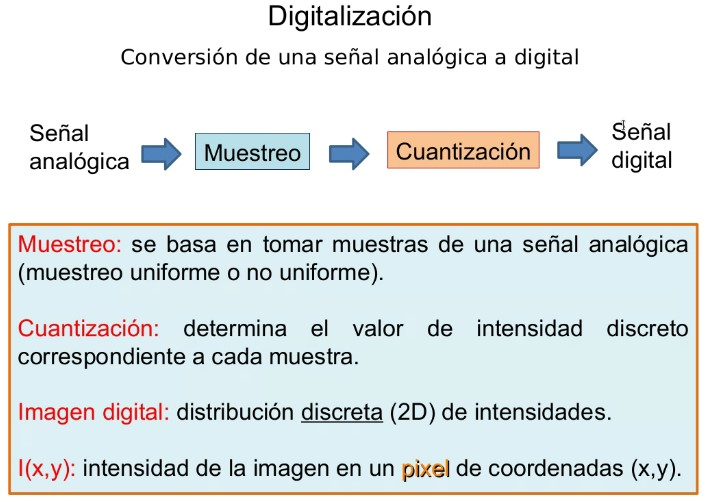
%> input picture Unidad 1/img/1.jpg, 708 x 500 px
$ octave ej12.m   (GNU Octave 9; MATLAB toolbox functions it lacks are replaced by stand-ins)
%> lines starting %> are read from the running program, lines starting %| are printed output that depends on the picture; in (x1, y1, x2, y2) boxes, pixels count from 0 and x2, y2 are one past the last pixel; in counts of white or black regions, pixels touching at a corner belong together; the program's own positions count from 1
### matlab/Unidad_2/sauvola.m
%SAUVOLA local thresholding.
%   BW = SAUVOLA(IMAGE) performs local thresholding of a two-dimensional
%   array IMAGE with Sauvola algorithm.
%
%   BW = SAUVOLA(IMAGE, [M N], THRESHOLD, PADDING) performs local
%   thresholding with M-by-N neighbourhood (default is 3-by-3) and
%   threshold THRESHOLD between 0 and 1 (default is 0.34).
%   To deal with border pixels the image is padded with one of
%   PADARRAY options (default is 'replicate').
%
%   Example
%   -------
%       imshow(sauvola(imread('eight.tif'), [150 150]));
%
%   See also PADARRAY, RGB2GRAY.

%   For method description see:
%       http://www.dfki.uni-kl.de/~shafait/papers/Shafait-efficient-binarization-SPIE08.pdf
%   Contributed by Jan Motl (jan@motl.us)
%   $Revision: 1.1 $  $Date: 2013/03/09 16:58:01 $

function output=sauvola(image, varargin)
% Initialization
numvarargs = length(varargin);      % only want 3 optional inputs at most
if numvarargs > 3
    error('myfuns:somefun2Alt:TooManyInputs', ...
     'Possible parameters are: (image, [m n], threshold, padding)');
end

optargs = {[3 3] 0.34 'replicate'}; % set defaults

optargs(1:numvarargs) = varargin;   % use memorable variable names
[window, k, padding] = optargs{:};

if ndims(image) ~= 2
    error('The input image must be a two-dimensional array.');
end

% Convert to double
image = double(image);

% Mean value
mean = averagefilter(image, window, padding);

% Standard deviation
meanSquare = averagefilter(image.^2, window, padding);
deviation = (meanSquare - mean.^2).^0.5;

% Sauvola
R = max(deviation(:));
threshold = mean.*(1 + k * (deviation / R-1));
output = (image > threshold);

### matlab/Unidad_2/averagefilter.m
function image=averagefilter(image, varargin)
%AVERAGEFILTER 2-D mean filtering.
%   B = AVERAGEFILTER(A) performs mean filtering of two dimensional
%   matrix A with integral image method. Each output pixel contains
%   the mean value of the 3-by-3 neighborhood around the corresponding
%   pixel in the input image.
%
%   B = AVERAGEFILTER(A, [M N]) filters matrix A with M-by-N neighborhood.
%   M defines vertical window size and N defines horizontal window size.
%
%   B = AVERAGEFILTER(A, [M N], PADDING) filters matrix A with the
%   predefinned padding. By default the matrix is padded with zeros to
%   be compatible with IMFILTER. But then the borders may appear distorted.
%   To deal with border distortion the PADDING parameter can be either
%   set to a scalar or a string:
%       'circular'    Pads with circular repetition of elements.
%       'replicate'   Repeats border elements of matrix A.
%       'symmetric'   Pads array with mirror reflections of itself.
%
%   Comparison
%   ----------
%   There are different ways how to perform mean filtering in MATLAB.
%   An effective way for small neighborhoods is to use IMFILTER:
%
%       I = imread('eight.tif');
%       meanFilter = fspecial('average', [3 3]);
%       J = imfilter(I, meanFilter);
%       figure, imshow(I), figure, imshow(J)
%
%   However, IMFILTER slows down with the increasing size of the
%   neighborhood while AVERAGEFILTER processing time remains constant.
%   And once one of the neighborhood dimensions is over 21 pixels,
%   AVERAGEFILTER is faster. Anyway, both IMFILTER and AVERAGEFILTER give
%   the same results.
%
%   Remarks
%   -------
%   The output matrix type is the same as of the input matrix A.
%   If either dimesion of the neighborhood is even, the dimension is
%   rounded down to the closest odd value.
%
%   Example
%   -------
%       I = imread('eight.tif');
%       J = averagefilter(I, [3 3]);
%       figure, imshow(I), figure, imshow(J)
%
%   See also IMFILTER, FSPECIAL, PADARRAY.

%   Contributed by Jan Motl (jan@motl.us)
%   $Revision: 1.2 $  $Date: 2013/02/13 16:58:01 $


% Parameter checking.
numvarargs = length(varargin);
if numvarargs > 2
    error('myfuns:somefun2Alt:TooManyInputs', ...
        'requires at most 2 optional inputs');
end

optargs = {[3 3] 0};            % set defaults for optional inputs
optargs(1:numvarargs) = varargin;
[window, padding] = optargs{:}; % use memorable variable names
m = window(1);
n = window(2);

if ~mod(m,2) m = m-1; end       % check for even window sizes
if ~mod(n,2) n = n-1; end

if (ndims(image)~=2)            % check for color pictures
    display('The input image must be a two dimensional array.')
    display('Consider using rgb2gray or similar function.')
    return
end

% Initialization.
[rows columns] = size(image);   % size of the image

% Pad the image.
imageP  = padarray(image, [(m+1)/2 (n+1)/2], padding, 'pre');
imagePP = padarray(imageP, [(m-1)/2 (n-1)/2], padding, 'post');

% Always use double because uint8 would be too small.
imageD = double(imagePP);

% Matrix 't' is the sum of numbers on the left and above the current cell.
t = cumsum(cumsum(imageD),2);

% Calculate the mean values from the look up table 't'.
imageI = t(1+m:rows+m, 1+n:columns+n) + t(1:rows, 1:columns)...
    - t(1+m:rows+m, 1:columns) - t(1:rows, 1+n:columns+n);

% Now each pixel contains sum of the window. But we want the average value.
imageI = imageI/(m*n);

% Return matrix in the original type class.
image = cast(imageI, class(image));

### matlab/Unidad_2/ej12.m
% 12) Aplíquele a una imagen grayscale la operación binarización de Sauvola.
% Compare los resultados con los obtenidos usando el método de Otsu.

% U(x,y): matriz umbral de binarización
% M(x,y): matriz de valores medios
% S(x,y): matriz de desvíos estándares de px pertenencientes a una...
% ... ventana Wxy centrada alrededor del pixel de coord x,y
% U(x,y) = M(x,y) * [1 + k * (S(x,y)/R - 1)]
% R es el valor máximo del desvío estándar (S)
% k (positivo) controla el valor del umbral en la ventana

[file, path] = uigetfile({'*.jpg';'*.JPG';'*.bmp';'*.tif'});
%> the answer given: ../../Unidad 1/img/1.jpg
dir = strcat(path,file);
info = imfinfo(dir);

switch info.ColorType
    case 'grayscale'
        I=imread(dir);
    case 'truecolor'
        rgb=imread(dir);
%> rgb is the input picture: size 500x708x3 uint8; mean R, G, B 222.6, 228.4, 228.7
        I=rgb2gray(rgb);
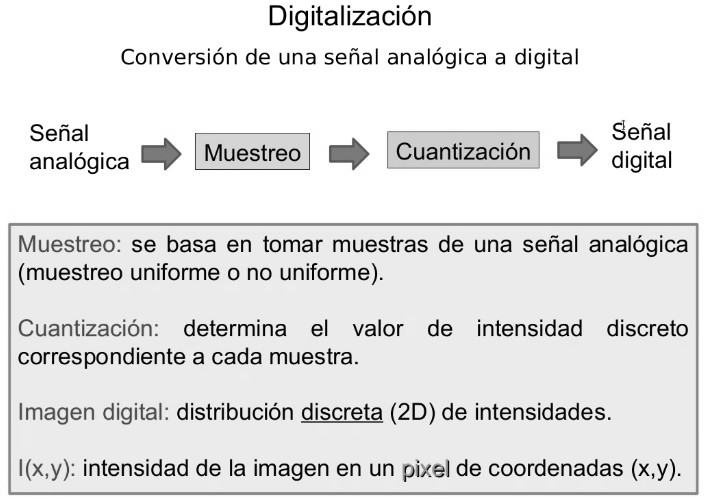
%> I: size 500x708 uint8; min 0, max 255, mean 226.7
    case 'indexed'
        [X,map]=imread(dir);
        I=ind2gray(X,map);
end

[m, n] = size(I);
%> m = 500; n = 708

% [17 lines of commented-out code are left out]

%% Comando de Sauvola
O2 = sauvola(I, [3 3]);
%> in sauvola, `[window, k, padding] = optargs{:};`: window = [3 3]; k = 0.34; padding = 'replicate'
%> in averagefilter, `numvarargs = length(varargin);`: numvarargs = 2
%> in averagefilter, `[window, padding] = optargs{:};`: window = [3 3]; padding = 'replicate'
%> in averagefilter, `m = window(1);`: m = 3
%> in averagefilter, `t = cumsum(cumsum(imageD),2);`:
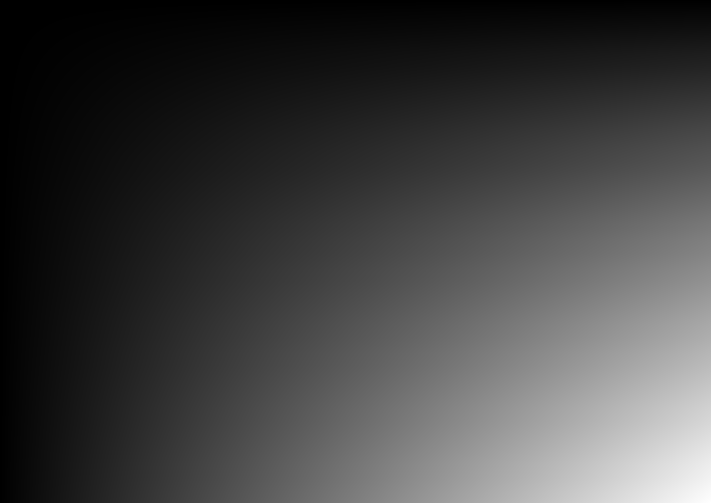
%> t: size 503x711 double; min 255, max 81162662, mean 20832790.5; drawn with min black and max white
%> in averagefilter (call 2), `imageI = t(1+m:rows+m, 1+n:columns+n) + t(1:rows, 1:columns) - t(1+m:r..`:
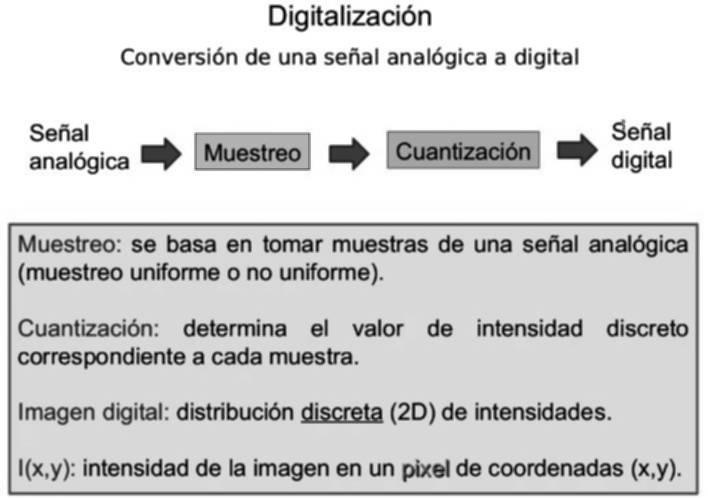
%> imageI: size 500x708 double; min 1746, max 585225, mean 487256.8; drawn with min black and max white
%> in sauvola, `deviation = (meanSquare - mean.^2).^0.5;`:
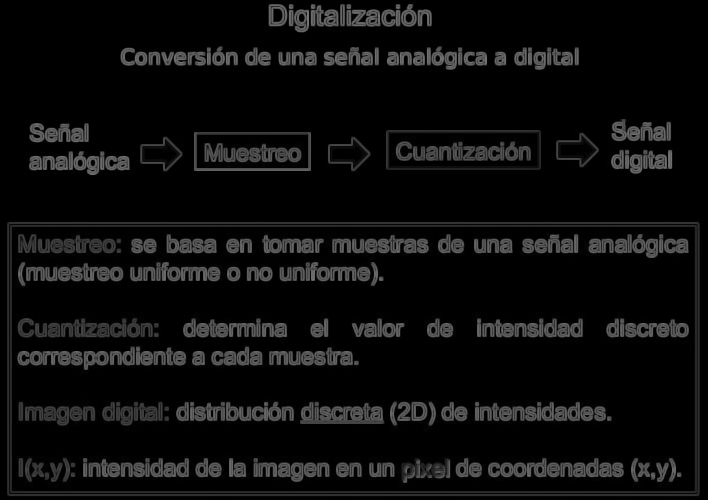
%> deviation: size 500x708 double; min 0, max 119.3, mean 13.1
%> in sauvola, `R = max(deviation(:));`: R = 119.3
%> in sauvola, `threshold = mean.*(1 + k * (deviation / R-1));`:
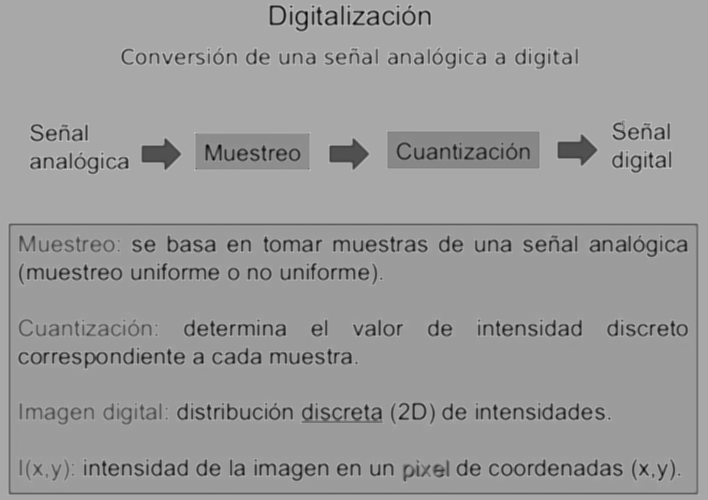
%> threshold: size 500x708 double; min 5.67, max 196.8, mean 155.2
%> in sauvola, `output = (image > threshold);`:
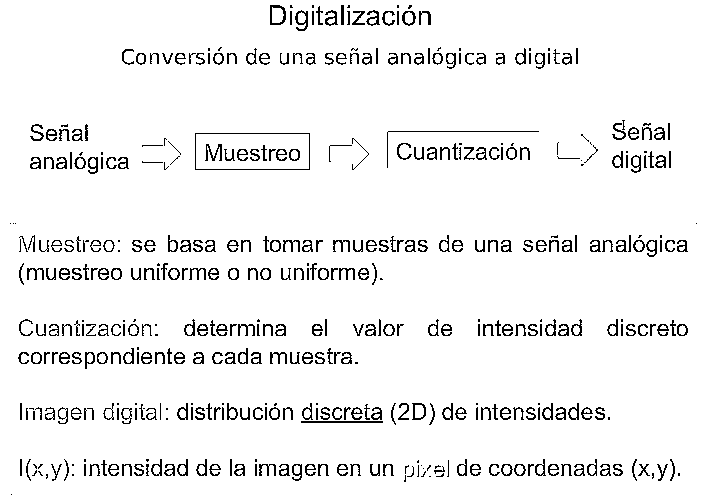
%> output: size 500x708 logical; 94.2% white; black in thin lines or dots

%% Con el amigo Otsu
th = graythresh(I);
%> th = 0.62
O3 = imbinarize(I, th);
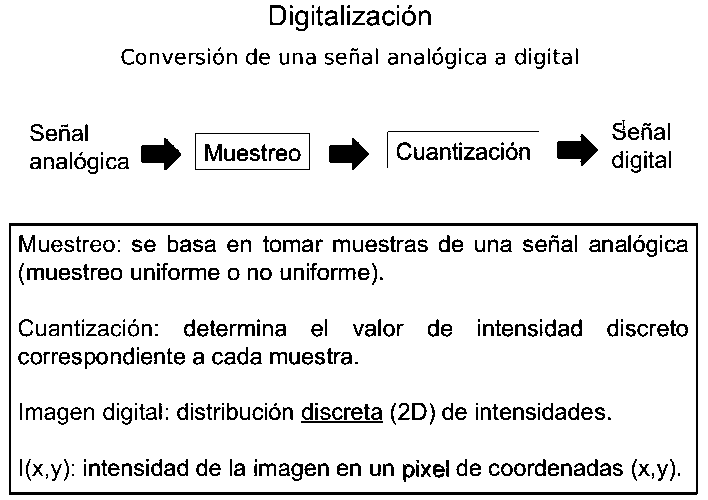
%> O3: size 500x708 logical; 90.9% white; black in thin lines or dots

%% Plots
subplot(2,2,1);
imshow(I);
title('Imagen original (grayscale)');

% subplot(2,2,2);
% imshow(O1);
% title('Sauvola a mano');

subplot(2,2,3);
imshow(O2);
title('Sauvola comando');

subplot(2,2,4);
imshow(O3);
title('Con Otsu');

$ run again, on Unidad 1/img/3.jpg
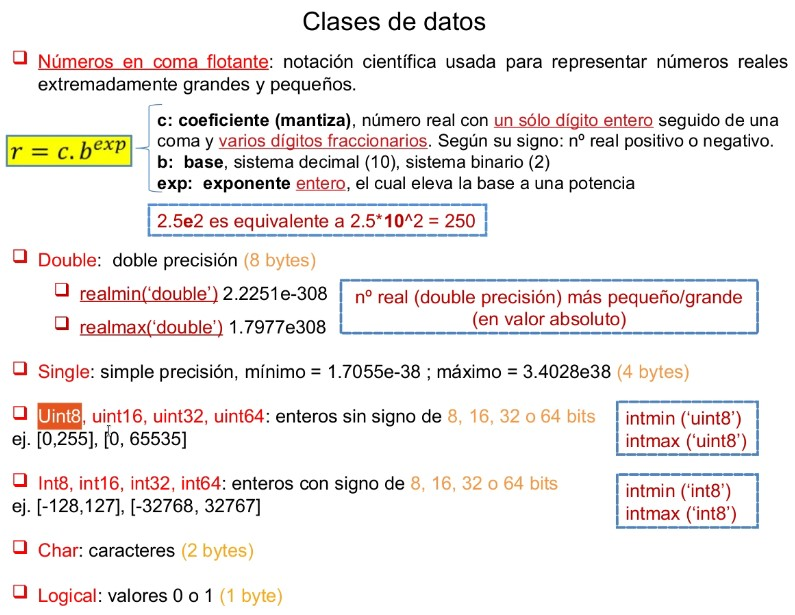
%> input picture Unidad 1/img/3.jpg, 795 x 615 px
%> rgb is the input picture: size 615x795x3 uint8; mean R, G, B 240.2, 236.7, 235.1
%> in sauvola, `[window, k, padding] = optargs{:};`: window = [3 3]; k = 0.34; padding = 'replicate'
%> in averagefilter, `numvarargs = length(varargin);`: numvarargs = 2
%> in averagefilter, `[window, padding] = optargs{:};`: window = [3 3]; padding = 'replicate'
%> in averagefilter, `m = window(1);`: m = 3
%> R = 122.4
%> in sauvola, `output = (image > threshold);`:
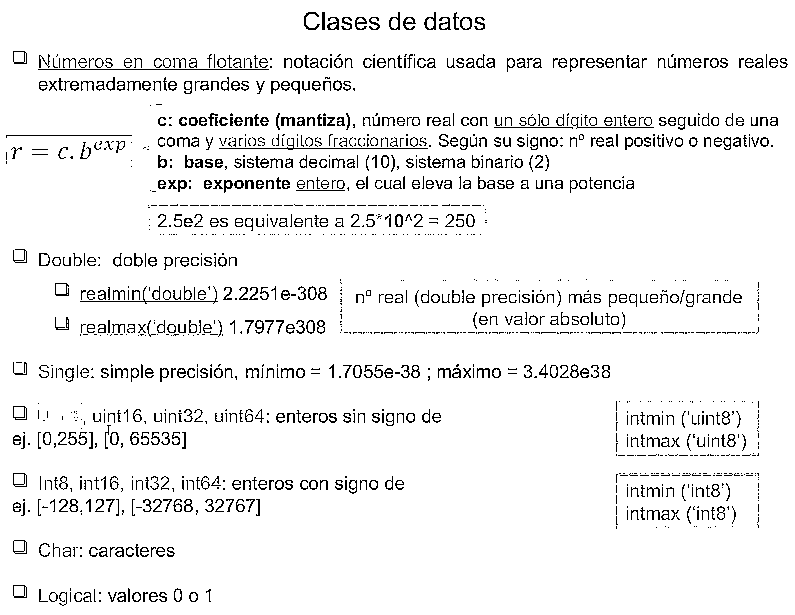
%> output: size 615x795 logical; 94.2% white; black in thin lines or dots
%> th = 0.663
%> `O3 = imbinarize(I, th);`:
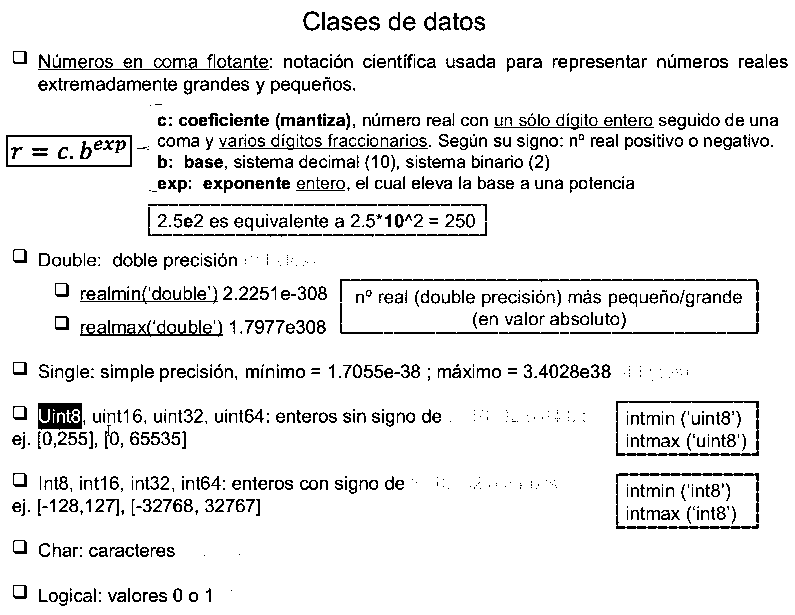
%> O3: size 615x795 logical; 91.6% white; black in thin lines or dots

$ run again, on Unidad 1/img/5.jpg
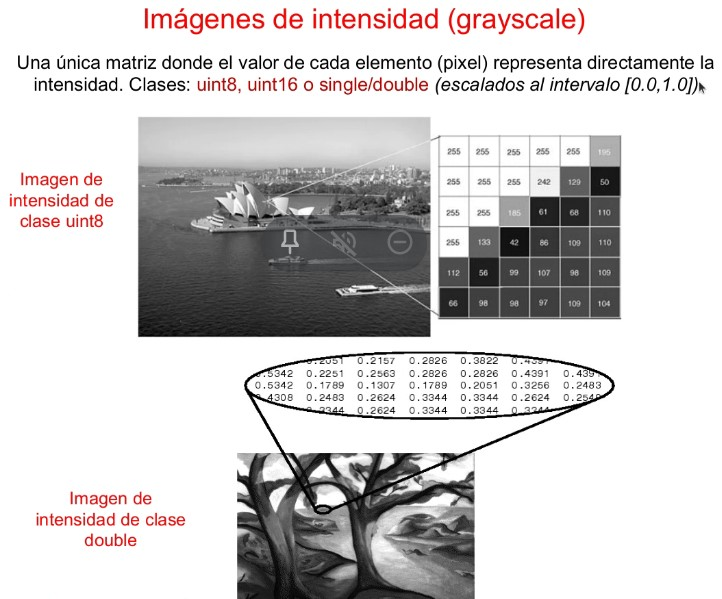
%> input picture Unidad 1/img/5.jpg, 722 x 599 px
%> rgb is the input picture: size 599x722x3 uint8; mean R, G, B 206.8, 204.5, 204.5
%> in sauvola, `[window, k, padding] = optargs{:};`: window = [3 3]; k = 0.34; padding = 'replicate'
%> in averagefilter, `numvarargs = length(varargin);`: numvarargs = 2
%> in averagefilter, `[window, padding] = optargs{:};`: window = [3 3]; padding = 'replicate'
%> in averagefilter, `m = window(1);`: m = 3
%> R = 121.4
%> output: size 599x722 logical; 95.5% white; black in thin lines or dots
%> th = 0.639
%> `O3 = imbinarize(I, th);`:
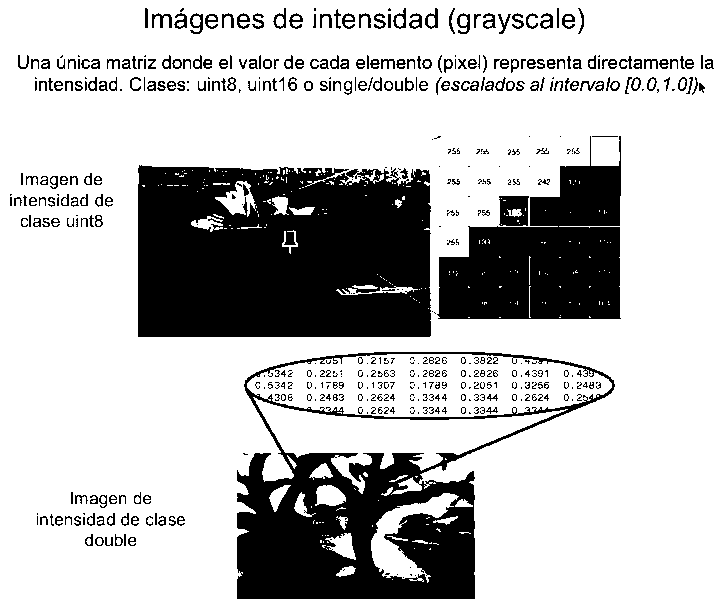
%> O3: size 599x722 logical; 74.6% white; 508 black regions (271 under 20 px), largest, box (x1, y1, x2, y2) and area: (138, 165, 431, 337) 46323, (237, 352, 615, 599) 29038, (437, 136, 621, 319) 20122
